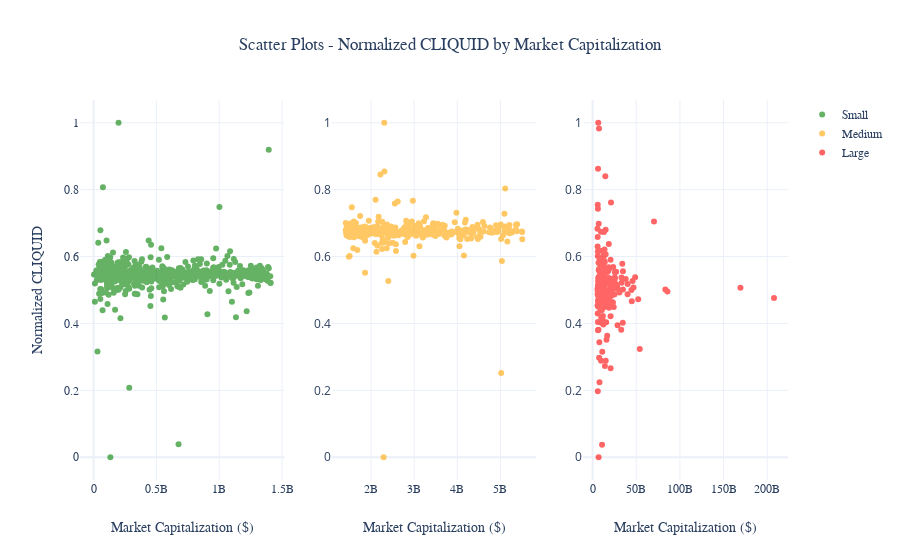

Notebook code cell kept with this figure:
### Code cell
#----------CLIQUID by market capitalization----------

# create dataframe to store CLIQUID, company size tercile and market capitalization
CLIQUID_df = funda_df[['CLIQUID', 'Size_Tercile', 'Market_Capitalization']]
# store CLIQUID values for small, medium and large companies
# note: these values have been normalized
small_CLIQUID = ((CLIQUID_df.loc[CLIQUID_df['Size_Tercile']=='Small', 'CLIQUID'] - 
                  CLIQUID_df.loc[CLIQUID_df['Size_Tercile']=='Small', 'CLIQUID'].min()) /
             (CLIQUID_df.loc[CLIQUID_df['Size_Tercile']=='Small', 'CLIQUID'].max() -
              CLIQUID_df.loc[CLIQUID_df['Size_Tercile']=='Small', 'CLIQUID'].min())) 
medium_CLIQUID = ((CLIQUID_df.loc[CLIQUID_df['Size_Tercile']=='Medium', 'CLIQUID'] - 
                   CLIQUID_df.loc[CLIQUID_df['Size_Tercile']=='Medium', 'CLIQUID'].min()) /
             (CLIQUID_df.loc[CLIQUID_df['Size_Tercile']=='Medium', 'CLIQUID'].max() -
              CLIQUID_df.loc[CLIQUID_df['Size_Tercile']=='Medium', 'CLIQUID'].min())) 
large_CLIQUID = ((CLIQUID_df.loc[CLIQUID_df['Size_Tercile']=='Large', 'CLIQUID'] - 
                  CLIQUID_df.loc[CLIQUID_df['Size_Tercile']=='Large', 'CLIQUID'].min()) /
             (CLIQUID_df.loc[CLIQUID_df['Size_Tercile']=='Large', 'CLIQUID'].max() -
              CLIQUID_df.loc[CLIQUID_df['Size_Tercile']=='Large', 'CLIQUID'].min()))
# store market capitalization values for small, medium and large companies
small_market_cap = CLIQUID_df.loc[CLIQUID_df['Size_Tercile']=='Small', 'Market_Capitalization']
medium_market_cap = CLIQUID_df.loc[CLIQUID_df['Size_Tercile']=='Medium', 'Market_Capitalization']
large_market_cap = CLIQUID_df.loc[CLIQUID_df['Size_Tercile']=='Large', 'Market_Capitalization']
# scatter plots of CLIQUID by market capitalization 
# note: the plots are split by company size terciles
fig = make_subplots(rows=1, cols=3)
fig.add_trace(go.Scatter(x=small_market_cap*1000000, y=small_CLIQUID, name='Small',
                         mode='markers', marker_color='green', opacity=0.6), row=1, col=1)
fig.add_trace(go.Scatter(x=medium_market_cap*1000000, y=medium_CLIQUID, name='Medium',
                         mode='markers', marker_color='orange', opacity=0.6), row=1, col=2)
fig.add_trace(go.Scatter(x=large_market_cap*1000000, y=large_CLIQUID, name='Large',
                         mode='markers', marker_color='red', opacity=0.6), row=1, col=3)
fig.update_xaxes(title_text='Market Capitalization ($)', titlefont=dict(family='Times New Roman, serif'),
                 tickfont=dict(family='Times New Roman, serif'))
fig.update_yaxes(title_text='Normalized CLIQUID', titlefont=dict(family='Times New Roman, serif'),
                 tickfont=dict(family='Times New Roman, serif'), row=1, col=1)
fig.update_layout(template='plotly_white', showlegend=True,
                  title=go.layout.Title(text='Scatter Plots - Normalized CLIQUID by Market Capitalization',
                                        font=dict(family='Times New Roman, serif'),
                                        x=0.5),
                  legend=go.layout.Legend(font=dict(family='Times New Roman, serif')))
fig.show()

### Figure 1 — Plotly figure (JSON) as saved in the notebook; plotly's stock layout.template omitted (floating-point values rounded to 4 significant figures; data arrays with more than 128 entries replaced by an {"elided": "..."} marker saying what was removed)
{"data": [{"marker": {"color": "green"}, "mode": "markers", "name": "Small", "opacity": 0.6, "type": "scatter", "x": {"elided": "829 float values"}, "xaxis": "x", "y": {"elided": "829 float values"}, "yaxis": "y"}, {"marker": {"color": "orange"}, "mode": "markers", "name": "Medium", "opacity": 0.6, "type": "scatter", "x": {"elided": "400 float values"}, "xaxis": "x2", "y": {"elided": "400 float values"}, "yaxis": "y2"}, {"marker": {"color": "red"}, "mode": "markers", "name": "Large", "opacity": 0.6, "type": "scatter", "x": {"elided": "228 float values"}, "xaxis": "x3", "y": {"elided": "228 float values"}, "yaxis": "y3"}], "layout": {"legend": {"font": {"family": "Times New Roman, serif"}}, "showlegend": true, "title": {"font": {"family": "Times New Roman, serif"}, "text": "Scatter Plots - Normalized CLIQUID by Market Capitalization", "x": 0.5}, "xaxis": {"anchor": "y", "domain": [0, 0.2889], "tickfont": {"family": "Times New Roman, serif"}, "title": {"font": {"family": "Times New Roman, serif"}, "text": "Market Capitalization ($)"}}, "xaxis2": {"anchor": "y2", "domain": [0.3556, 0.6444], "tickfont": {"family": "Times New Roman, serif"}, "title": {"font": {"family": "Times New Roman, serif"}, "text": "Market Capitalization ($)"}}, "xaxis3": {"anchor": "y3", "domain": [0.7111, 1], "tickfont": {"family": "Times New Roman, serif"}, "title": {"font": {"family": "Times New Roman, serif"}, "text": "Market Capitalization ($)"}}, "yaxis": {"anchor": "x", "domain": [0, 1], "tickfont": {"family": "Times New Roman, serif"}, "title": {"font": {"family": "Times New Roman, serif"}, "text": "Normalized CLIQUID"}}, "yaxis2": {"anchor": "x2", "domain": [0, 1]}, "yaxis3": {"anchor": "x3", "domain": [0, 1]}}}
